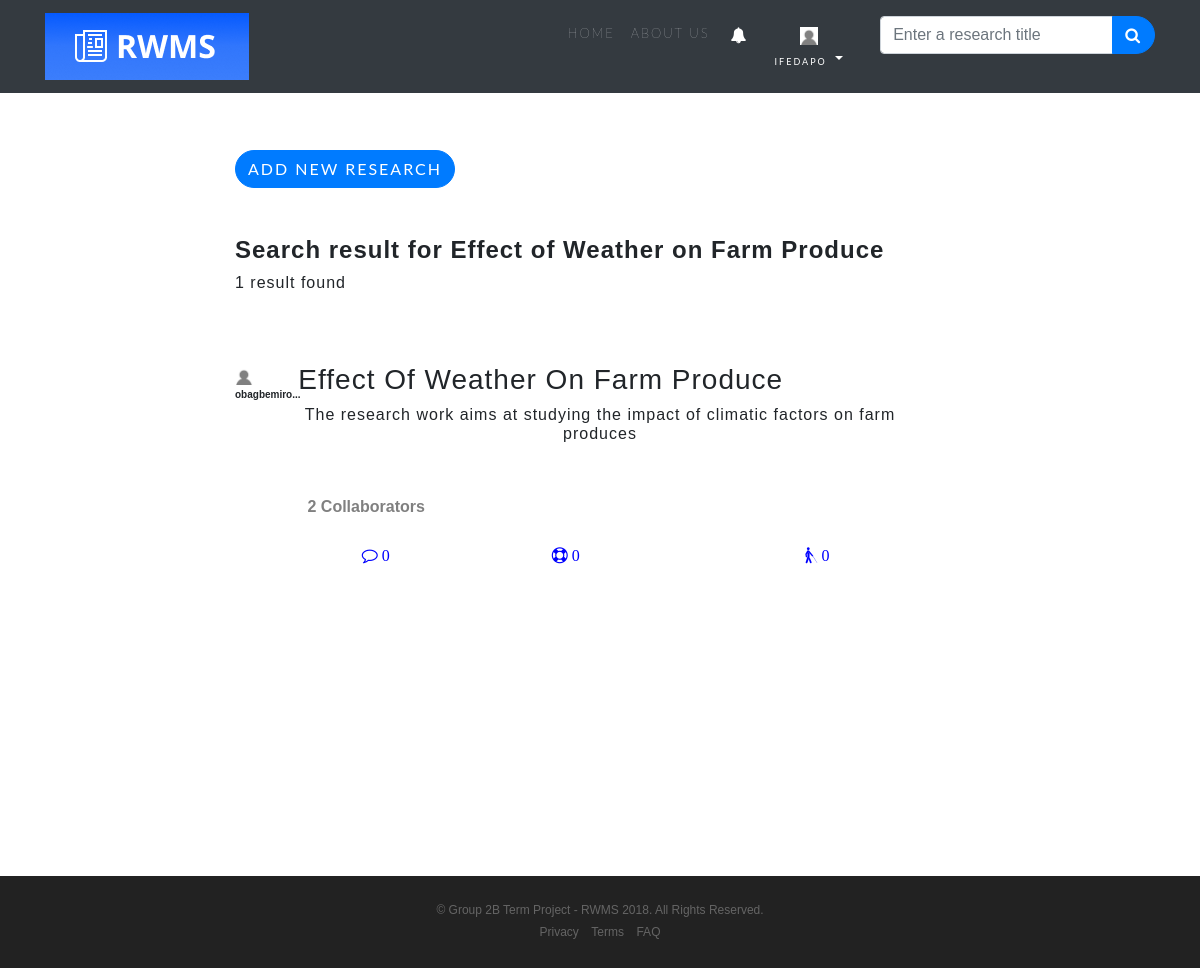
Screenshot of /user/search_result.php?research_search=Effect of Weather on Farm Produce (signed in) with the database file from the repository.
### tables this page shows
CREATE TABLE `user` (
  `id` int(11) NOT NULL,
  `user_id` int(11) NOT NULL,
  `surname` varchar(20) NOT NULL,
  `other_names` varchar(35) NOT NULL,
  `user_role` int(11) NOT NULL DEFAULT '0' COMMENT '0 for resercher, 1 for coordinator',
  `email` varchar(50) NOT NULL,
  `password` varchar(55) NOT NULL,
  `profile_pix` text NOT NULL,
  `activation_code` text NOT NULL,
  `activation_code_validity` varchar(50) NOT NULL,
  `account_status` int(11) NOT NULL,
  `request_for_coordination_role_is_seen` int(11) DEFAULT '0',
  `is_approved_as_coordinator` int(11) NOT NULL DEFAULT '2',
  `date_registered` datetime NOT NULL
);

CREATE TABLE `research` (
  `id` int(11) NOT NULL,
  `researcher_id` int(11) NOT NULL,
  `research_id` int(11) NOT NULL,
  `research_title` varchar(100) NOT NULL,
  `research_description` text NOT NULL,
  `is_shared_to_public` int(11) NOT NULL DEFAULT '0',
  `is_approved` int(11) NOT NULL DEFAULT '2',
  `is_seen` int(11) NOT NULL DEFAULT '0',
  `date_created` datetime NOT NULL
);

### user/search_result.php (the view, shortened to what the rows shown need)
<?php
  include ("../app/init.php");
  $all_researches=[];
  if(!isset($_GET['research_search'])){
      $master->redirect("index.php");
      exit();
  }else{
    if($_GET['research_search']==""){
      $master->redirect("index.php");
      exit();
    }else{
      $research_title=$_GET['research_search'];
      $all_researches=$research->search($research_title);
    }
  }
  $follower_id=$user_id;
  $all_references_avail=$research->get_all_references_avail();
?>
<!DOCTYPE html>
<html lang="en">
  <head>
    <link href="vendor/bootstrap/css/bootstrap.min.css" rel="stylesheet">
    <link rel="stylesheet" href="vendor/font-awesome/css/font-awesome.min.css">
    <link rel="stylesheet" href="vendor/simple-line-icons/css/simple-line-icons.css">
    <link rel="stylesheet" href="device-mockups/device-mockups.min.css">
    <link href="css/new-age.min.css" rel="stylesheet">
    <link href="../app/assets/css/select2.min.css" rel="stylesheet">
  </head>
  <body id="page-top">
    <?php
       if(!isset($_SESSION['email'])){
            include("header_not_loggedin.php");
        }else{
            include("header_loggedin.php");
        }
    ?>
    <section class="download">
      <div class="container">
        <div class="row">
            <div class="col-md-8 mx-auto mb-5" style="margin-top:15px;">
                <?php
                  $i=0;
                  if (!empty($all_researches)) {
                  foreach ($all_researches as $researche) {
                    $i++;
                    $title=$researche['research_title'];
                    $description=$researche['research_description'];
                    $research_id=$researche['research_id'];
                    $researcher_id=$researche['researcher_id'];
                    $is_approved=$researche['is_approved'];
                    $researcher_pix=$research->get_user_data($researcher_id)['profile_pix'];
                    $researcher_name=$research->get_user_data($researcher_id)['surname']." ".$research->get_user_data($researcher_id)['other_names'];
                    $total_collaborators=$research->get_total_collaborators($research_id);
                    $research_contribution_text_id=0;
                    $researcher_contribution_text_content="";
?>
<div style="margin-bottom:110px" class="researchDiv" id="researchDiv<?php echo $i; ?>">
  <div class="row">
    <div class="col-md-1">
      <img src="../<?php echo $researcher_pix;?>" class="" height="18">
      <div style="font-size:10px;"><strong title="<?php echo $researcher_name;?>"><?php if(strlen($researcher_name)>10){echo substr($researcher_name,0,10)."...";}else{ echo $researcher_name; }?></strong></div>
    </div>
    <div class="col-md-10"><h3 class="research-title"> <?php echo ucwords(strtolower($title))?></h3></div>
    <div class="col-md-1">
    </div>
  </div>
  <div class="row">
    <div class="col-md-10 mx-auto text-center"> <h6 class="research-description"><?php echo ucfirst(strtolower($description))?></h6></div>
  </div>
  <?php if($is_approved==1){ ?>
  <div class="row research-write-up-div" style="margin-top:15px">
    <div class="col-md-1"></div>
    <div class="col-md-11">
    </div>
  </div>
  <div class="row" style="margin-top:10px;padding:5px 0px 5px 10px">
    <?php
      $total_contributed_files=$research->get_total_num_contribution_files($research_id);
      $total_contributed_texts=$research->get_total_num_contribution_texts($research_id);
      $total_contributions=$total_contributed_files+$total_contributed_texts;
      $total_followers=$research->get_total_num_followers($research_id);
      $total_comments=$research->get_total_num_comments($research_id);
      if($research->researcher_has_commented($research_id,$user_id)){
        $comment_class="fa-comment";
        $comment_color="red";
      }else{
        $comment_class="fa-comment-o";
        $comment_color="blue";
      }
      if($research->researcher_has_contributed($research_id,$user_id)){
        $contribution_color="red";
      }else{
        $contribution_color="blue";
      }
      if($researcher->has_sent_follow_research_request($research_id,$user_id)){
        $follow_color="brown";
      }elseif($researcher->is_following_research($research_id,$user_id)){
        $follow_color="red";
      }else{
        $follow_color="blue";
      }
      $is_authorized=0;
    ?>
      <div class="col-md-1"></div>
      <div class="col-md-4">
      </div>
      <div class="col-md-6">
      </div>
      <div class="col-md-1">
      </div>
  </div>
  <div class="row" style='padding:0px 0px 0px 10px'>
    <div class="col-md-1"></div>
  </div>
  <div class="row">
    <div class="col-md-1" style='padding:0px 0px 0px 10px'></div>
  </div>
        <?php }?>
  <div class="row" style='padding:5px 0px 0px 10px'>
    <div class="col-md-1"></div>
    <div class='col-md-4'><b style='color:grey'><span class="numb-collab"><?php echo $total_collaborators; ?>
    <?php if($total_collaborators==1) echo "Collaborator";else echo "Collaborators";?></span></b> </div>
  </div>
  <?php if($is_approved==1){ ?>
  <div class="row" style="margin-top:25px;">
    <div class="col-md-2"></div>
    <div class="col-md-3">
      <i class="fa <?php echo $comment_class;?> addComment" data-toggle="modal" data-target="#myModal" style="cursor:pointer;color:<?php echo $comment_color;?>;" research-id="<?php echo $research_id; ?>" researcher-id="<?php echo $researcher_id; ?>" is-authorized="<?php echo $is_authorized;?>" id="addComment<?php echo $i;?>"> <?php echo $total_comments?></i>
    </div>
    <?php
      $contribution_text_references_html="";
      foreach ($all_references_avail as $ref_avail) {
        $ref_id=$ref_avail["reference_id"];
        $research_topic=$ref_avail["reference"];
        $sel="";
        $contribution_text_references_html.="<option datavalue='$ref_id' reference_name='$research_topic' $sel>$research_topic</option>";
      }
    ?>
    <div class="col-md-4">
      <i class="fa fa-support contribute" data-toggle="modal" data-target="#myModal" style="cursor:pointer;color:<?php echo $contribution_color;?>" research-id="<?php echo $research_id; ?>" researcher-id="<?php echo $researcher_id; ?>" contribution-text-id="<?php echo $research_contribution_text_id; ?>" contribution-text="<?php echo $researcher_contribution_text_content; ?>" contribution_text_references_html="<?php echo $contribution_text_references_html;?>" is-authorized="<?php echo $is_authorized;?>" id="cont<?php echo $i?>"> <?php echo $total_contributions?></i>
    </div>
    <div class="col-md-3">
      <i class="fa fa-blind follow" style="cursor:pointer;color:<?php echo $follow_color;?>" research-id="<?php echo $research_id; ?>" researcher-id="<?php echo $researcher_id; ?>" follower-id="<?php echo $follower_id; ?>" id="follow<?php echo $i;?>"> <?php echo $total_followers?></i>
    </div>
  </div>
    <?php }elseif($is_approved==2){ echo "<span style='color:grey'>Not yet approved</span>";}elseif($is_approved==0){ echo "<span style='color:red'>Declined</span>";}?>
</div>
<?php
                  }
                }else{
                  echo "<div><span style='color;grey'>No result found</span></div>";
                }
                ?>
            </div>
        </div>
      </div>
    </section>
  </body>
</html>

### user/header_loggedin.php (shortened to what the rows shown need)
<?php
$user_id=$_SESSION['user_id'];
  $notification_color="white";
  $user_img=$master->get_user_data($user_id)['profile_pix'];
?>
<nav class="navbar navbar-expand-lg navbar-light fixed-top navbar-dark bg-dark" id="mainNav">
      <div class="container">
        <a class="navbar-brand js-scroll-trigger" href="../<?php echo $home;?>" style="color:white;"><img src="../app/assets/logo.png"/></a>
        <div class="collapse navbar-collapse" id="navbarResponsive">
          <ul class="navbar-nav ml-auto">
            <li class="nav-item">
              <a class="nav-link js-scroll-trigger" href="../<?php echo $home;?>" style="color:white;font-size:13px;">Home</a>
            </li>
            <li class="nav-item">
              <a class="nav-link js-scroll-trigger" href="#" style="color:white;font-size:13px;">About Us</a>
            </li>
            <li class="nav-item">
                <span class="dropdown show">
                    <a class="btn" href="#" role="button" id="dropdownMenuButton" data-toggle="dropdown" aria-haspopup="true" aria-expanded="false" style="color:<?php echo $notification_color;?>"><i class="fa fa-bell" style="color:<?php echo $notification_color;?>"></i><?php echo $total_notification_msg;?></a>
                </span>
            </li>
            <li class="nav-item">
              <span class="dropdown show">
                  <a class="btn dropdown-toggle" href="#" role="button" id="dropdownMenuButton" data-toggle="dropdown" aria-haspopup="true" aria-expanded="false" style="color:white;"><img src="../<?php echo $user_img;?>" class="" height="18"> <br>
              <span style="font-size:9px;"><?php echo $user_surname;?></span></a>
              </span>
            </li>
            <li class="nav-item ml-4">
              <form action="search_result.php" method="get" class="form-inline">
                <div class="input-group">
                    <input type="text" name="research_search" id="" class="form-control" placeholder="Enter a research title">
                    <div class="input-group-append">
                      <button class="btn btn-primary"><i class="fa fa-search"></i></button>
                    </div>
                </div>
              </form>
            </li>
          </ul>
        </div>
      </div>
    </nav>

### rows the page displays
user: profile_pix (placeholder picture), surname "IFEDAPO"
research: researcher.profile_pix (placeholder picture), researcher.other_names "obagbemiro", research_title "Effect Of Weather On Farm Produce", research_description "The research work aims at studying the impact of climatic factors on farm produces", total_collaborators "2", total_comments "0", $ref_id 1 (drawn), total_contributions "0", total_followers "0"

### other values shown
$_GET['research_search'] "Effect of Weather on Farm Produce"
count($all_researches) "1"
